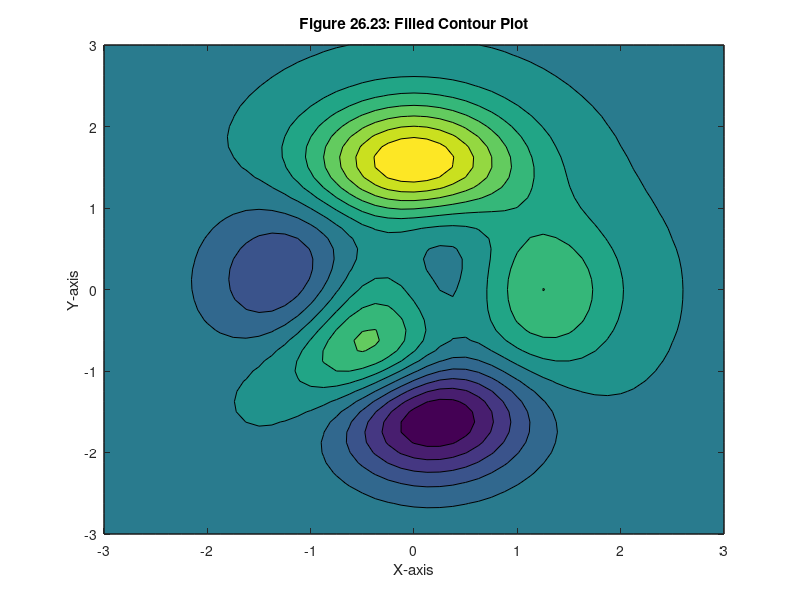

Write MATLAB code to recreate this figure.
[X,Y,Z] = peaks;
contourf(X,Y,Z,12) % filled contour plot with 12 contours
xlabel('X-axis'), ylabel('Y-axis')
title('Figure 26.23: Filled Contour Plot')
